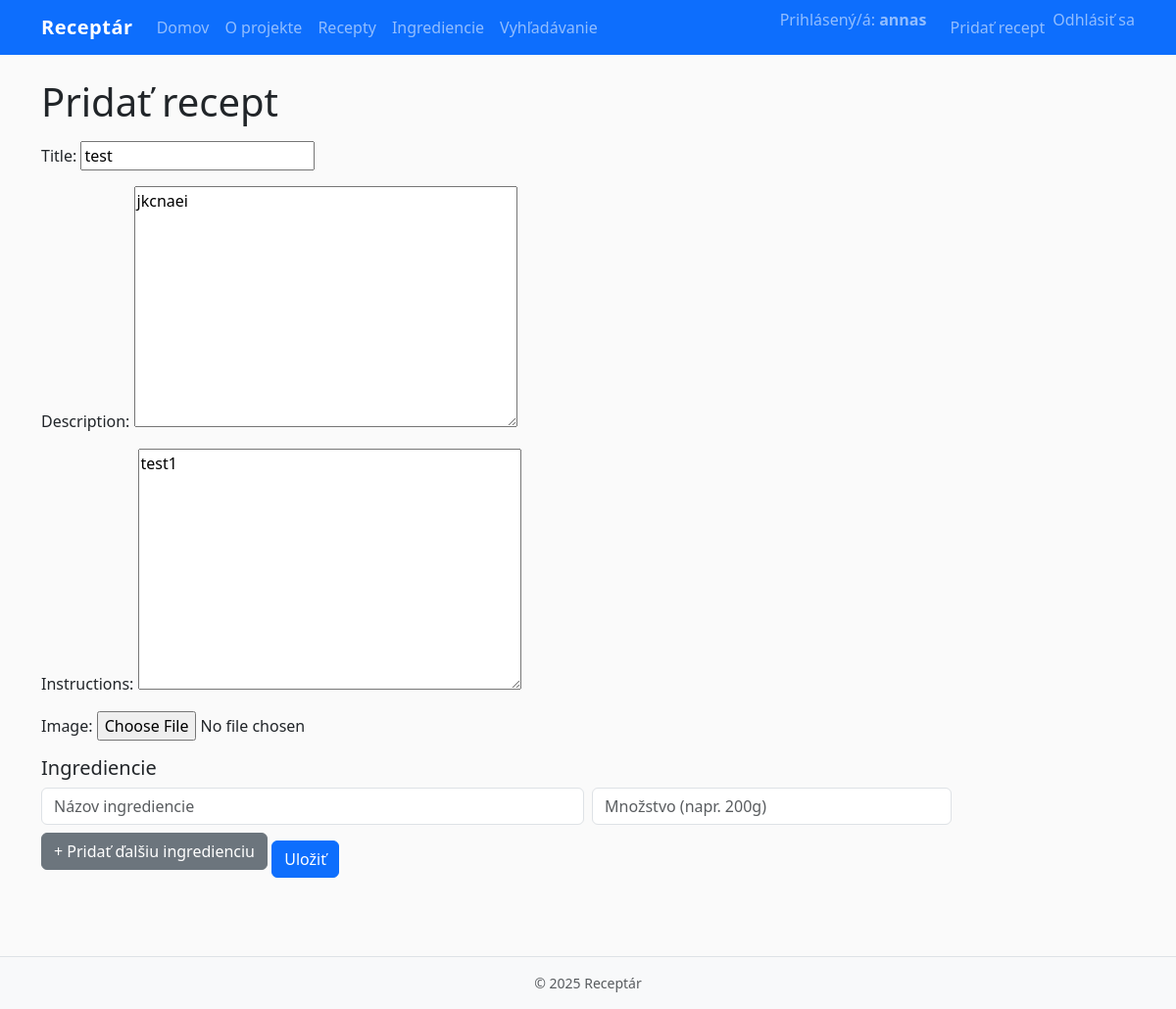
Screenshot of /recipes/4/edit/ (signed in) with the database file from the repository.
### recipes/models.py (models this page shows, shortened)
class Recipe(models.Model):
    title = models.CharField(max_length=200)
    description = models.TextField(blank=True)
    instructions = models.TextField()
    image = models.ImageField(upload_to="recipes/", blank=True, null=True)
    created_by = models.ForeignKey(User, on_delete=models.CASCADE, related_name="recipes")
    created_at = models.DateTimeField(auto_now_add=True)
    ingredients = models.ManyToManyField(Ingredient, through="RecipeIngredient", related_name="recipes")
    class Meta:
        ordering = ["-created_at"]

### recipes/views.py (the view)
# urls.py: path("<int:pk>/edit/", RecipeUpdateView.as_view(), name="edit"),      # NOVÉ
class RecipeUpdateView(LoginRequiredMixin, UpdateView):
    model = Recipe
    form_class = RecipeForm
    template_name = "recipes/recipe_form.html"
    success_url = reverse_lazy("recipes:list")
    def get_queryset(self):
        return Recipe.objects.filter(created_by=self.request.user)

### recipes/forms.py
class RecipeForm(forms.ModelForm):
    class Meta:
        model = Recipe
        fields = ["title", "description", "instructions", "image"]

### templates/recipes/recipe_form.html (shortened to what this page needs)
{% extends "base.html" %}
{% block content %}
<h1>Pridať recept</h1>
<form method="post" enctype="multipart/form-data" class="mt-3" id="recipe-form">
  <div class="mb-3">{{ form.title.label_tag }} {{ form.title }}</div>
  <div class="mb-3">{{ form.description.label_tag }} {{ form.description }}</div>
  <div class="mb-3">{{ form.instructions.label_tag }} {{ form.instructions }}</div>
  <div class="mb-3">{{ form.image.label_tag }} {{ form.image }}</div>
  <h5>Ingrediencie</h5>
  <div id="ingredient-rows">
    <div class="row g-2 mb-2 ingredient-row">
      <div class="col-md-6">
        <input type="text" name="ingredient_name" class="form-control" placeholder="Názov ingrediencie">
      </div>
      <div class="col-md-4">
        <input type="text" name="ingredient_amount" class="form-control" placeholder="Množstvo (napr. 200g)">
      </div>
      <div class="col-md-2">
      </div>
    </div>
  </div>
  <button type="button" id="add-ingredient-row" class="btn btn-secondary mb-3">+ Pridať ďalšiu ingredienciu</button>
  <button class="btn btn-primary">Uložiť</button>
</form>
{% endblock %}

### templates/base.html (shortened to what this page needs)
<!doctype html>
<html lang="sk">
<head>
  {% load static %}
  <link href="https://cdn.jsdelivr.net/npm/bootstrap@5.3.3/dist/css/bootstrap.min.css" rel="stylesheet">
  <link href="{% static 'css/styles.css' %}" rel="stylesheet">
</head>
<body>
<nav class="navbar navbar-expand-lg navbar-dark bg-primary">
  <div class="container">
    <a class="navbar-brand fw-bold" href="{% url 'home' %}">Receptár</a>
    <div id="nav" class="collapse navbar-collapse">
      <ul class="navbar-nav me-auto mb-2 mb-lg-0">
        <li class="nav-item"><a class="nav-link" href="{% url 'home' %}">Domov</a></li>
        <li class="nav-item"><a class="nav-link" href="{% url 'about' %}">O projekte</a></li>
        <li class="nav-item"><a class="nav-link" href="{% url 'recipes:list' %}">Recepty</a></li>
        <li class="nav-item"><a class="nav-link" href="{% url 'recipes:ingredients' %}">Ingrediencie</a></li>
        <li class="nav-item"><a class="nav-link" href="{% url 'recipes:search' %}">Vyhľadávanie</a></li>
      </ul>
      <ul class="navbar-nav">
        {% if user.is_authenticated %}
          <li class="nav-item">
            <span class="navbar-text me-3">
              Prihlásený/á: <strong>{{ user.username }}</strong>
            </span>
          </li>
          <li class="nav-item"><a class="nav-link" href="{% url 'recipes:create' %}">Pridať recept</a></li>
          <li class="nav-item">
            <form method="post" action="{% url 'logout' %}" class="d-inline">
              <button type="submit" class="btn btn-link nav-link p-0">Odhlásiť sa</button>
            </form>
          </li>
        {% else %}
          <li class="nav-item"><a class="nav-link" href="{% url 'login' %}">Prihlásiť sa</a></li>
          <li class="nav-item"><a class="nav-link" href="{% url 'signup' %}">Registrovať</a></li>
        {% endif %}
      </ul>
    </div>
  </div>
</nav>
<main class="py-4">
  <div class="container">
    {% block content %}{% endblock %}
  </div>
</main>
<footer class="bg-light border-top py-3 mt-5">
  <div class="container text-center small text-muted">
    © {% now "Y" %} Receptár
  </div>
</footer>
</body>
</html>

### static/css/styles.css (style rules this page uses)
body { background-color: #fafafa; }
.navbar-brand { letter-spacing: 0.5px; }

### rows the page displays
Recipe: title "test", description "jkcnaei", instructions "test1"

### other values shown
{{ user.username }} "annas"
